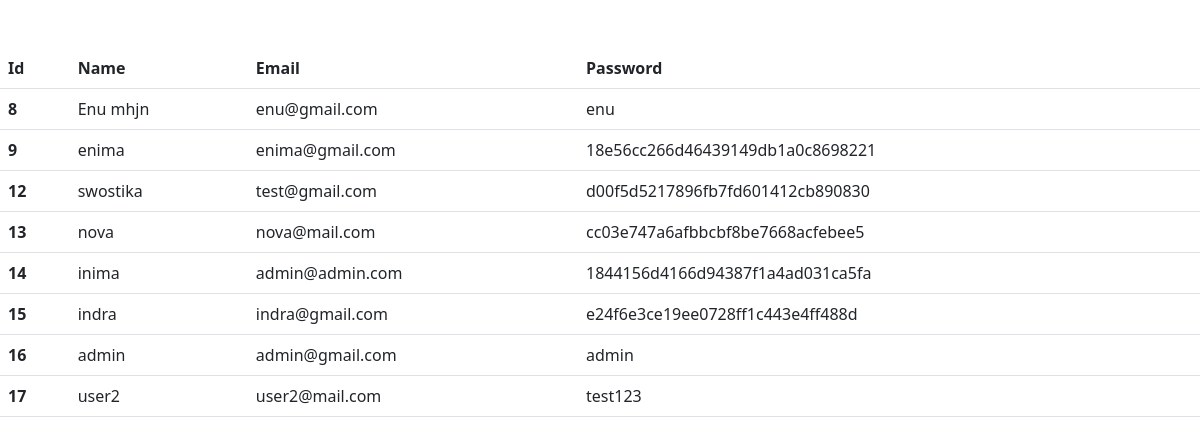
Screenshot of /userdetail.php with the database file from the repository.
### tables this page shows
CREATE TABLE `user_form` (
  `id` int(255) NOT NULL,
  `name` varchar(255) NOT NULL,
  `email` varchar(255) NOT NULL,
  `password` varchar(255) NOT NULL,
  `user_type` varchar(255) NOT NULL DEFAULT 'user'
);

### userdetail.php (the view, shortened to what this page needs)
<?php
include "config.php";
?>
<!DOCTYPE html>
<html lang="en">
<head>
    <link href="https://cdn.jsdelivr.net/npm/bootstrap@5.2.0-beta1/dist/css/bootstrap.min.css" rel="stylesheet">
</head>
<body>
<table class="table my-5" >
  <thead>
    <tr>
      <th scope="col">Id</th>
      <th scope="col">Name</th>
      <th scope="col">Email</th>
      <th scope="col">Password</th>
    </tr>
  </thead>
  <tbody>
  <?php
      $sql="Select * from user_form ";
      $result=mysqli_query($conn,$sql);
      if($result){
      while($row=mysqli_fetch_assoc($result)){
        $id=$row['id'];
        $name=$row['name'];
        $email=$row['email'];
        $password=$row['password'];
        echo'<tr>
          <th scope="row">'.$id.'</th>
          <td>'.$name.'</td>
          <td>'.$email.'</td>
          <td>'.$password.'</td>
          </tr>';
      }
    }
     ?>
  </tbody>
</table>
</body>
</html>

### rows the page displays
user_form: id "8", name "Enu mhjn", email "enu@gmail.com", password "enu"
user_form: id "9", name "enima", email "enima@gmail.com", password "18e56cc266d46439149db1a0c8698221"
user_form: id "12", name "swostika", email "test@gmail.com", password "d00f5d5217896fb7fd601412cb890830"
user_form: id "13", name "nova", email "nova@mail.com", password "cc03e747a6afbbcbf8be7668acfebee5"
user_form: id "14", name "inima", email "admin@admin.com", password "1844156d4166d94387f1a4ad031ca5fa"
user_form: id "15", name "indra", email "indra@gmail.com", password "e24f6e3ce19ee0728ff1c443e4ff488d"
user_form: id "16", name "admin", email "admin@gmail.com", password "admin"
user_form: id "17", name "user2", email "user2@mail.com", password "test123"
